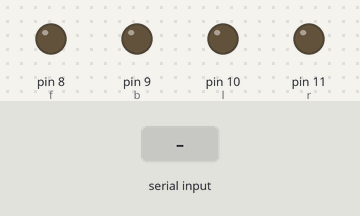
The sketch below on a simulated Arduino Uno, built with avr-gcc and run on an emulated ATmega328P. On the bench: output pins drawn as LEDs (lit = HIGH). The test bench sets the inputs (shaded band).

Above: at 1.2 s.
1.3 s: "w" received over Serial
At 2.0 s:
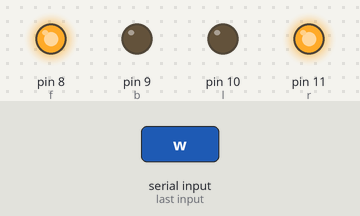
2.8 s: "s" received over Serial
At 3.2 s:
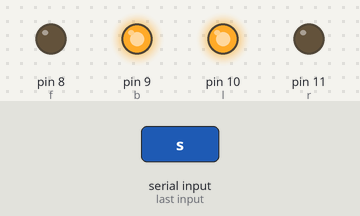
4.3 s: "a" received over Serial
At 5.5 s:
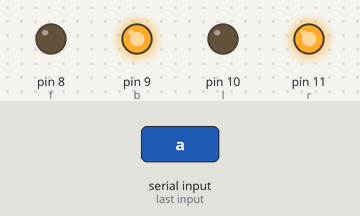
5.8 s: "d" received over Serial
At 6.7 s:
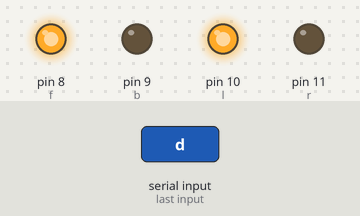
7.3 s: "-" received over Serial
At 7.8 s:
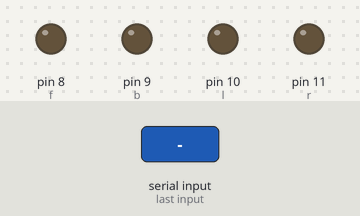
Timing chart, 0 to 9.8 s (numbered marks = the images above; inputs shaded):
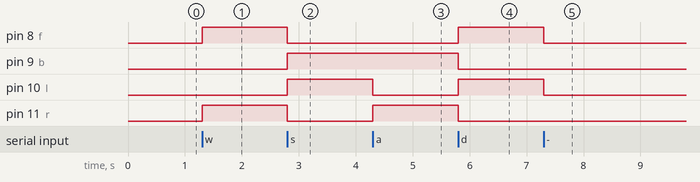

The sketch:

sketch_jun22a.ino
```cpp
int f = 8;
int b = 9;
int l = 10;
int r = 11;

void setup() {
  pinMode(f, OUTPUT);
  pinMode(b, OUTPUT);
  pinMode(l, OUTPUT);
  pinMode(r, OUTPUT);
  Serial.begin(9600);
}

void loop() {
  while(Serial.available()>0)
  {
    char c = Serial.read();
    if (c == 'w')
    {
      digitalWrite(f, HIGH);
      digitalWrite(b, LOW);
      digitalWrite(l, LOW);
      digitalWrite(r, HIGH);
    }
    else if (c == 's')
    {
      digitalWrite(f, LOW);
      digitalWrite(b, HIGH);
      digitalWrite(l, HIGH);
      digitalWrite(r, LOW);
    }
    else if (c == 'a')
    {
      digitalWrite(f, LOW);
      digitalWrite(b, HIGH);
      digitalWrite(l, LOW);
      digitalWrite(r, HIGH);
    }
    else if (c == 'd')
    {
      digitalWrite(f, HIGH);
      digitalWrite(b, LOW);
      digitalWrite(l, HIGH);
      digitalWrite(r, LOW);
    }
    else if (c == '-')
    {
      digitalWrite(f, LOW);
      digitalWrite(b, LOW);
      digitalWrite(l, LOW);
      digitalWrite(r, LOW);
    }
  }

}
```

Measured:
- after the input at 1.3 s, pin 8 (f), pin 11 (r): LOW → HIGH at once
- after the input at 2.8 s, pin 8 (f), pin 11 (r): HIGH → LOW at once; pin 9 (b), pin 10 (l): LOW → HIGH at once
- after the input at 4.3 s, pin 10 (l): HIGH → LOW at once; pin 11 (r): LOW → HIGH at once
- after the input at 5.8 s, pin 8 (f), pin 10 (l): LOW → HIGH at once; pin 9 (b), pin 11 (r): HIGH → LOW at once
- after the input at 7.3 s, pin 8 (f), pin 10 (l): HIGH → LOW at once
